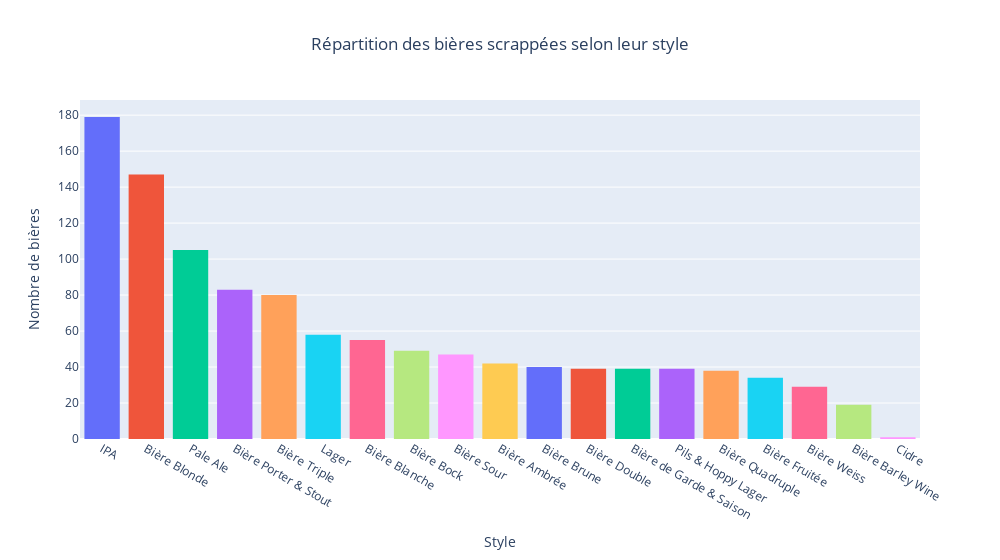

Source (notebook cell):
### Markdown cell above
La bière "Founders KBS" et "De Dochter van de Korenaar L'Ensemble di Montalcino" lèvent nos doutes sur les valeurs maximales de `price` et `prix_de_la_pinte`. Ce sont des bières fortes, d'un style peu commun et qui ont une très bonne note de satisfaction. La Founders KBS est même la bière qui a obtenu la meilleure note globale !

On regarde à présent le `style` des bières scrappées.

### Code cell
fig = px.histogram(
    x=df_beers['beer_style'].value_counts().index, 
    y=df_beers['beer_style'].value_counts(), 
    color = df_beers['beer_style'].value_counts().index,
    title="Répartition des bières scrappées selon leur style")
fig.layout.update(xaxis_title="Style", yaxis_title="Nombre de bières", width = 1000, showlegend=False, title_x=0.5)
fig.show()

### Figure 1 — Plotly figure (JSON) as saved in the notebook; plotly's stock layout.template omitted (floating-point values rounded to 4 significant figures)
{"data": [{"alignmentgroup": "True", "bingroup": "x", "histfunc": "sum", "hovertemplate": "color=IPA<br>x=%{x}<br>sum of y=%{y}<extra></extra>", "legendgroup": "IPA", "marker": {"color": "#636efa"}, "name": "IPA", "offsetgroup": "IPA", "orientation": "v", "showlegend": true, "type": "histogram", "x": ["IPA"], "xaxis": "x", "y": [179], "yaxis": "y"}, {"alignmentgroup": "True", "bingroup": "x", "histfunc": "sum", "hovertemplate": "color=Bière Blonde<br>x=%{x}<br>sum of y=%{y}<extra></extra>", "legendgroup": "Bière Blonde", "marker": {"color": "#EF553B"}, "name": "Bière Blonde", "offsetgroup": "Bière Blonde", "orientation": "v", "showlegend": true, "type": "histogram", "x": ["Bière Blonde"], "xaxis": "x", "y": [147], "yaxis": "y"}, {"alignmentgroup": "True", "bingroup": "x", "histfunc": "sum", "hovertemplate": "color=Pale Ale<br>x=%{x}<br>sum of y=%{y}<extra></extra>", "legendgroup": "Pale Ale", "marker": {"color": "#00cc96"}, "name": "Pale Ale", "offsetgroup": "Pale Ale", "orientation": "v", "showlegend": true, "type": "histogram", "x": ["Pale Ale"], "xaxis": "x", "y": [105], "yaxis": "y"}, {"alignmentgroup": "True", "bingroup": "x", "histfunc": "sum", "hovertemplate": "color=Bière Porter & Stout<br>x=%{x}<br>sum of y=%{y}<extra></extra>", "legendgroup": "Bière Porter & Stout", "marker": {"color": "#ab63fa"}, "name": "Bière Porter & Stout", "offsetgroup": "Bière Porter & Stout", "orientation": "v", "showlegend": true, "type": "histogram", "x": ["Bière Porter & Stout"], "xaxis": "x", "y": [83], "yaxis": "y"}, {"alignmentgroup": "True", "bingroup": "x", "histfunc": "sum", "hovertemplate": "color=Bière Triple<br>x=%{x}<br>sum of y=%{y}<extra></extra>", "legendgroup": "Bière Triple", "marker": {"color": "#FFA15A"}, "name": "Bière Triple", "offsetgroup": "Bière Triple", "orientation": "v", "showlegend": true, "type": "histogram", "x": ["Bière Triple"], "xaxis": "x", "y": [80], "yaxis": "y"}, {"alignmentgroup": "True", "bingroup": "x", "histfunc": "sum", "hovertemplate": "color=Lager<br>x=%{x}<br>sum of y=%{y}<extra></extra>", "legendgroup": "Lager", "marker": {"color": "#19d3f3"}, "name": "Lager", "offsetgroup": "Lager", "orientation": "v", "showlegend": true, "type": "histogram", "x": ["Lager"], "xaxis": "x", "y": [58], "yaxis": "y"}, {"alignmentgroup": "True", "bingroup": "x", "histfunc": "sum", "hovertemplate": "color=Bière Blanche<br>x=%{x}<br>sum of y=%{y}<extra></extra>", "legendgroup": "Bière Blanche", "marker": {"color": "#FF6692"}, "name": "Bière Blanche", "offsetgroup": "Bière Blanche", "orientation": "v", "showlegend": true, "type": "histogram", "x": ["Bière Blanche"], "xaxis": "x", "y": [55], "yaxis": "y"}, {"alignmentgroup": "True", "bingroup": "x", "histfunc": "sum", "hovertemplate": "color=Bière Bock<br>x=%{x}<br>sum of y=%{y}<extra></extra>", "legendgroup": "Bière Bock", "marker": {"color": "#B6E880"}, "name": "Bière Bock", "offsetgroup": "Bière Bock", "orientation": "v", "showlegend": true, "type": "histogram", "x": ["Bière Bock"], "xaxis": "x", "y": [49], "yaxis": "y"}, {"alignmentgroup": "True", "bingroup": "x", "histfunc": "sum", "hovertemplate": "color=Bière Sour<br>x=%{x}<br>sum of y=%{y}<extra></extra>", "legendgroup": "Bière Sour", "marker": {"color": "#FF97FF"}, "name": "Bière Sour", "offsetgroup": "Bière Sour", "orientation": "v", "showlegend": true, "type": "histogram", "x": ["Bière Sour"], "xaxis": "x", "y": [47], "yaxis": "y"}, {"alignmentgroup": "True", "bingroup": "x", "histfunc": "sum", "hovertemplate": "color=Bière Ambrée<br>x=%{x}<br>sum of y=%{y}<extra></extra>", "legendgroup": "Bière Ambrée", "marker": {"color": "#FECB52"}, "name": "Bière Ambrée", "offsetgroup": "Bière Ambrée", "orientation": "v", "showlegend": true, "type": "histogram", "x": ["Bière Ambrée"], "xaxis": "x", "y": [42], "yaxis": "y"}, {"alignmentgroup": "True", "bingroup": "x", "histfunc": "sum", "hovertemplate": "color=Bière Brune<br>x=%{x}<br>sum of y=%{y}<extra></extra>", "legendgroup": "Bière Brune", "marker": {"color": "#636efa"}, "name": "Bière Brune", "offsetgroup": "Bière Brune", "orientation": "v", "showlegend": true, "type": "histogram", "x": ["Bière Brune"], "xaxis": "x", "y": [40], "yaxis": "y"}, {"alignmentgroup": "True", "bingroup": "x", "histfunc": "sum", "hovertemplate": "color=Bière Double<br>x=%{x}<br>sum of y=%{y}<extra></extra>", "legendgroup": "Bière Double", "marker": {"color": "#EF553B"}, "name": "Bière Double", "offsetgroup": "Bière Double", "orientation": "v", "showlegend": true, "type": "histogram", "x": ["Bière Double"], "xaxis": "x", "y": [39], "yaxis": "y"}, {"alignmentgroup": "True", "bingroup": "x", "histfunc": "sum", "hovertemplate": "color=Bière de Garde & Saison<br>x=%{x}<br>sum of y=%{y}<extra></extra>", "legendgroup": "Bière de Garde & Saison", "marker": {"color": "#00cc96"}, "name": "Bière de Garde & Saison", "offsetgroup": "Bière de Garde & Saison", "orientation": "v", "showlegend": true, "type": "histogram", "x": ["Bière de Garde & Saison"], "xaxis": "x", "y": [39], "yaxis": "y"}, {"alignmentgroup": "True", "bingroup": "x", "histfunc": "sum", "hovertemplate": "color=Pils & Hoppy Lager<br>x=%{x}<br>sum of y=%{y}<extra></extra>", "legendgroup": "Pils & Hoppy Lager", "marker": {"color": "#ab63fa"}, "name": "Pils & Hoppy Lager", "offsetgroup": "Pils & Hoppy Lager", "orientation": "v", "showlegend": true, "type": "histogram", "x": ["Pils & Hoppy Lager"], "xaxis": "x", "y": [39], "yaxis": "y"}, {"alignmentgroup": "True", "bingroup": "x", "histfunc": "sum", "hovertemplate": "color=Bière Quadruple<br>x=%{x}<br>sum of y=%{y}<extra></extra>", "legendgroup": "Bière Quadruple", "marker": {"color": "#FFA15A"}, "name": "Bière Quadruple", "offsetgroup": "Bière Quadruple", "orientation": "v", "showlegend": true, "type": "histogram", "x": ["Bière Quadruple"], "xaxis": "x", "y": [38], "yaxis": "y"}, {"alignmentgroup": "True", "bingroup": "x", "histfunc": "sum", "hovertemplate": "color=Bière Fruitée<br>x=%{x}<br>sum of y=%{y}<extra></extra>", "legendgroup": "Bière Fruitée", "marker": {"color": "#19d3f3"}, "name": "Bière Fruitée", "offsetgroup": "Bière Fruitée", "orientation": "v", "showlegend": true, "type": "histogram", "x": ["Bière Fruitée"], "xaxis": "x", "y": [34], "yaxis": "y"}, {"alignmentgroup": "True", "bingroup": "x", "histfunc": "sum", "hovertemplate": "color=Bière Weiss<br>x=%{x}<br>sum of y=%{y}<extra></extra>", "legendgroup": "Bière Weiss", "marker": {"color": "#FF6692"}, "name": "Bière Weiss", "offsetgroup": "Bière Weiss", "orientation": "v", "showlegend": true, "type": "histogram", "x": ["Bière Weiss"], "xaxis": "x", "y": [29], "yaxis": "y"}, {"alignmentgroup": "True", "bingroup": "x", "histfunc": "sum", "hovertemplate": "color=Bière Barley Wine<br>x=%{x}<br>sum of y=%{y}<extra></extra>", "legendgroup": "Bière Barley Wine", "marker": {"color": "#B6E880"}, "name": "Bière Barley Wine", "offsetgroup": "Bière Barley Wine", "orientation": "v", "showlegend": true, "type": "histogram", "x": ["Bière Barley Wine"], "xaxis": "x", "y": [19], "yaxis": "y"}, {"alignmentgroup": "True", "bingroup": "x", "histfunc": "sum", "hovertemplate": "color=Cidre<br>x=%{x}<br>sum of y=%{y}<extra></extra>", "legendgroup": "Cidre", "marker": {"color": "#FF97FF"}, "name": "Cidre", "offsetgroup": "Cidre", "orientation": "v", "showlegend": true, "type": "histogram", "x": ["Cidre"], "xaxis": "x", "y": [1], "yaxis": "y"}], "layout": {"barmode": "relative", "legend": {"title": {"text": "color"}, "tracegroupgap": 0}, "showlegend": false, "title": {"text": "Répartition des bières scrappées selon leur style", "x": 0.5}, "width": 1000, "xaxis": {"anchor": "y", "domain": [0, 1], "title": {"text": "Style"}}, "yaxis": {"anchor": "x", "domain": [0, 1], "title": {"text": "Nombre de bières"}}}}
